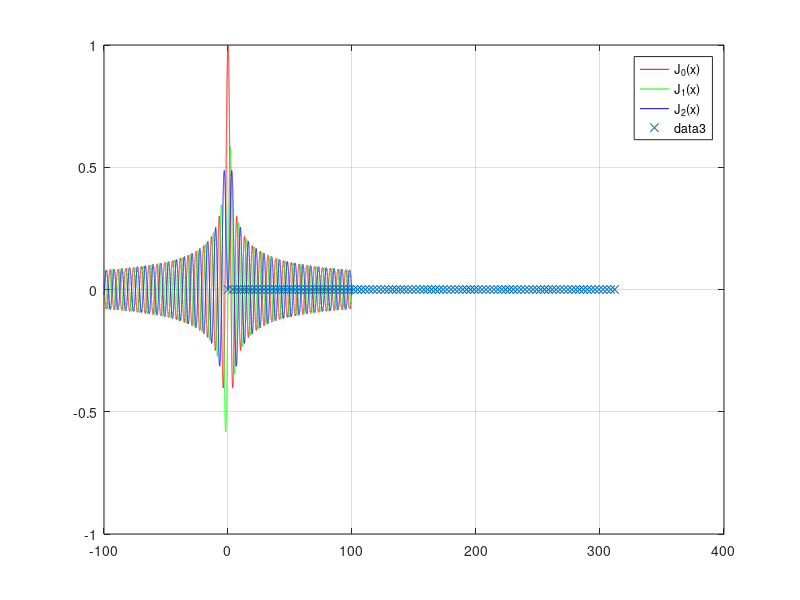

Source code (MATLAB):
% DESCRIPTION: Demostration of bessel function
% it compute the bessel function from 0 to range i.e. 100
% m: Expand bessel function around m
% n: nth zero of the bessel function
clear all;close all;clc;
pColor = {'r','g','b'};
besselRange = 100;
x = [-besselRange:0.001:besselRange];
figure;
for ind = 0:2
    y  = besselj(ind,x);
    legendStr{ind+1} = sprintf('J_%d(x)',ind);
    plot(x,y,pColor{ind+1});hold on;legend(legendStr);drawnow;grid on;
end


% clear all
m = 1; n = [1:3];
h_besselj = @(x)besselj(m,x);
for ind = 1:besselRange    
    besselFunc(ind) = fzero(h_besselj,[(ind-1) ind]*pi);
end
besselFunc(n)

plot(besselFunc,zeros(size(besselFunc)),'x')
